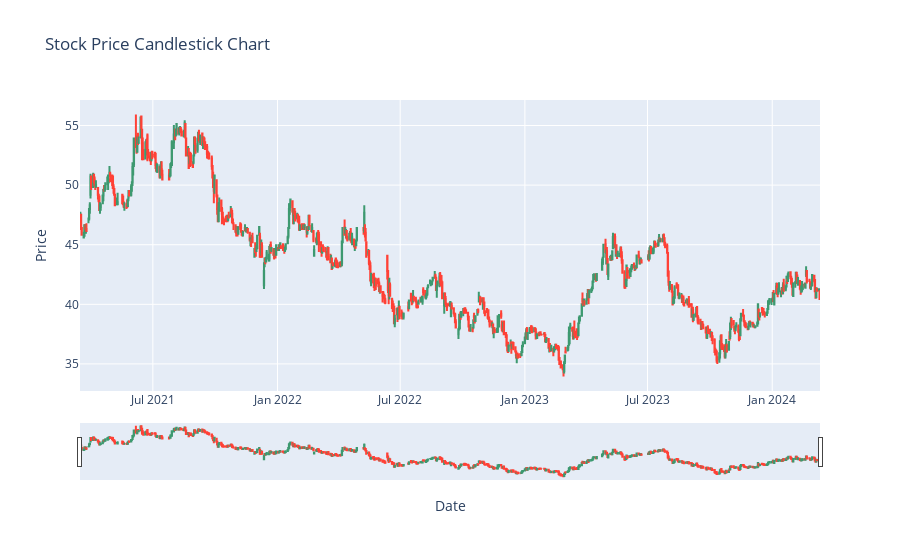

Notebook cell for this chart:
### Code cell
import plotly.graph_objects as go

fig = go.Figure(data=[go.Candlestick(x=df_new.index,
                open=df_new['Open'],
                high=df_new['High'],
                low=df_new['Low'],
                close=df_new['Close'])])

fig.update_layout(title='Stock Price Candlestick Chart', xaxis_title='Date', yaxis_title='Price')
fig.show()

### Figure 1 — Plotly figure (JSON) as saved in the notebook; plotly's stock layout.template omitted (floating-point values rounded to 4 significant figures; data arrays with more than 128 entries replaced by an {"elided": "..."} marker saying what was removed)
{"data": [{"close": {"elided": "747 float values"}, "high": {"elided": "747 float values"}, "low": {"elided": "747 float values"}, "open": {"elided": "747 float values"}, "type": "candlestick", "x": {"elided": "747 str values"}}], "layout": {"title": {"text": "Stock Price Candlestick Chart"}, "xaxis": {"title": {"text": "Date"}}, "yaxis": {"title": {"text": "Price"}}}}
